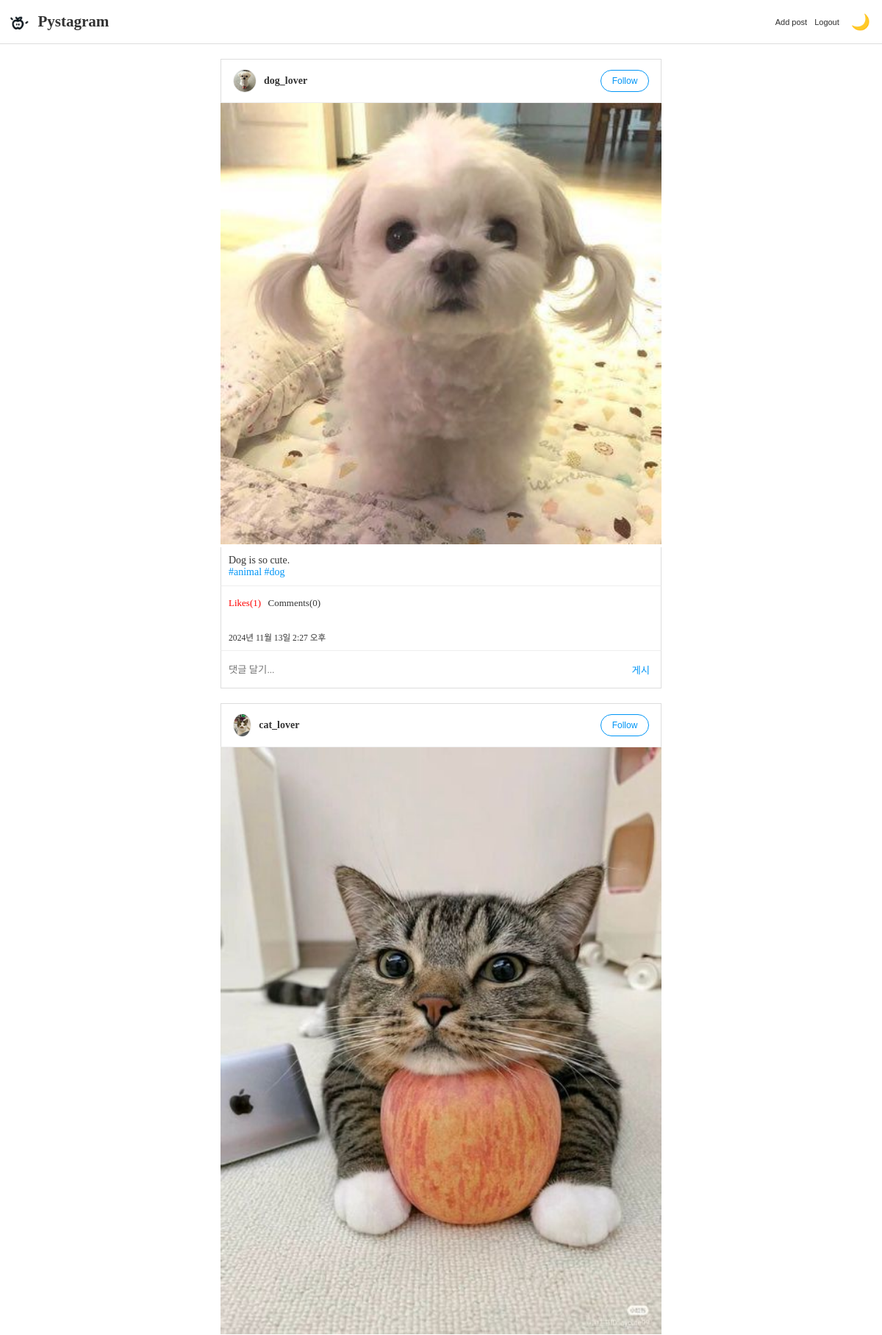
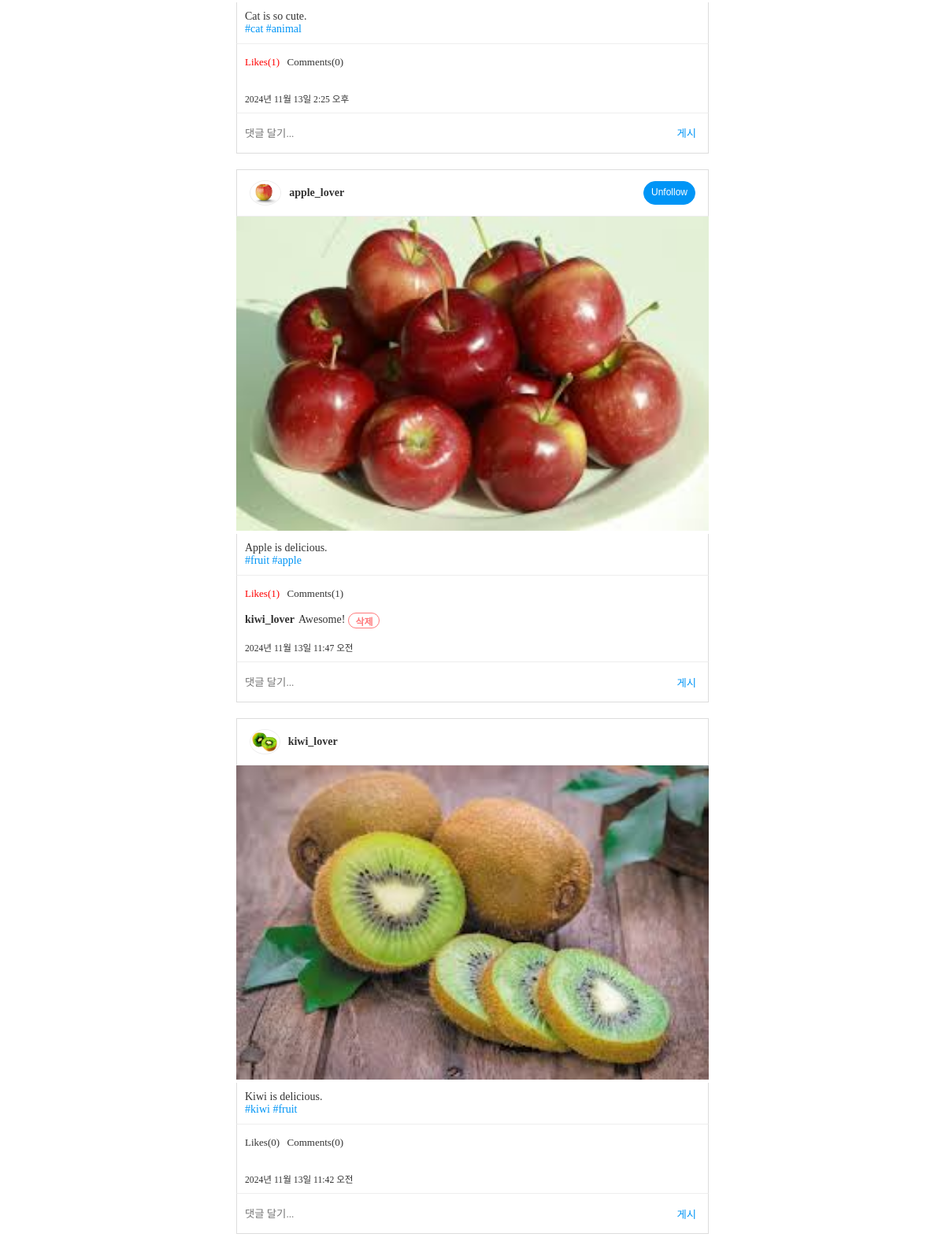
Page /posts/feeds/ (signed in) on the committed database (2 pictures, top to bottom).
### posts/models.py (models this page shows, shortened)
class Post(models.Model):
    user = models.ForeignKey(
        "users.User",
        verbose_name="작성자",
        on_delete=models.CASCADE,
    )
    content = models.TextField("내용")
    created = models.DateTimeField("생성일시", auto_now_add=True)
    tags = models.ManyToManyField("posts.HashTag", verbose_name="해시태그 목록", blank=True)

class PostImage(models.Model):
    post = models.ForeignKey(
        Post,
        verbose_name = "포스트",
        on_delete=models.CASCADE,
    )
    photo = models.ImageField("사진", upload_to="post")

class HashTag(models.Model):
    name = models.CharField("태그명", max_length=50)

class Comment(models.Model):
    user = models.ForeignKey(
        "users.User",
        verbose_name="작성자",
        on_delete=models.CASCADE,
    )
    post = models.ForeignKey(Post, verbose_name="포스트", on_delete=models.CASCADE)
    content = models.TextField("내용")
    created = models.DateTimeField("생성일시", auto_now_add=True)

### users/models.py (models this page shows, shortened)
class User(AbstractUser):
    profile_image = models.ImageField(
        "프로필 이미지", upload_to="users/profile", blank=True
    )
    short_description = models.TextField("소개글", blank=True)
    like_posts = models.ManyToManyField(
        "posts.Post",
        verbose_name="좋아요 누른 Post 목록",
        related_name="like_users",
        blank=True,
    )
    following = models.ManyToManyField(
        "self",
        verbose_name="팔로우 중인 사용자들",
        related_name="followers",
        symmetrical=False,
        through="users.Relationship",
    )

### posts/views.py (the view)
# urls.py: path("feeds/", feeds, name="feeds"),
def feeds(request):
    if not request.user.is_authenticated:
        return redirect("users:login")
    posts = Post.objects.all().order_by('-created')
    comment_form = CommentForm()
    context = {"posts": posts,
               "comment_form" : comment_form,}
    return render(request, 'posts/feeds.html', context)

### posts/forms.py
class CommentForm(forms.ModelForm):
    class Meta:
        model = Comment
        fields = [
            "post",
            "content",
        ]
        widgets = {
            "content":forms.Textarea(
                attrs={
                    "placeholder": "댓글 달기...",
                }
            )
        }

### posts/templatetags/custom_tags.py (called while the page is built)
@register.filter
def concat(value, arg):
    return f"{value}{arg}"

### templates/posts/feeds.html
{% extends 'base_slider.html' %}
{% load custom_tags %}
{% block content %}
{% include 'nav.html' %}
    <div id="feeds" class="post-container">
        {% for post in posts %}
            {% url 'posts:feeds' as action_redirect_to %}
            {% include 'posts/post.html' with action_redirect_url=action_redirect_to|concat:'#post-'|concat:post.id %}
        {% endfor %}
    </div>
{% endblock %}

### templates/posts/post.html (shortened to what this page needs)
<article id="post-{{ post.id }}" class="post">
    <header class="post-header">
        <a href="{% url 'users:profile' user_id=post.user.id %}">
            {% if post.user.profile_image %}
                <img src="{{ post.user.profile_image.url }}" alt="">
            {% endif %}
            <span>{{ post.user.username }}</span>
        </a>
        {% if user != post.user %}
            <form action="{% url 'users:follow' user_id=post.user.id %}?next={{ action_redirect_url }}" method="POST">
                <button type="submit" class="btn btn-primary {% if post.user in user.following.all %}active{% endif %}">
                    {% if post.user in user.following.all %}
                        Unfollow
                    {% else %}
                        Follow
                    {% endif %}
                </button>
            </form>
        {% endif %}
    </header>
    <div class="post-images splide">
        <div class="splide__track">
            <ul class="splide__list">
                {% for image in post.postimage_set.all %}
                    {% if image.photo %}
                    <li class="splide__slide">
                        <img src="{{ image.photo.url }}">
                    </li>
                    {% endif %}
                {% endfor %}
            </ul>
        </div>
    </div>
    <div class="post-content">
        {{ post.content|linebreaksbr }}
        <div class="post-tags">
            {% for tag in post.tags.all %}
                <a href="{% url 'posts:tags' tag_name=tag.name %}">#{{ tag.name }}</a>
            {% endfor %}
        </div>
    </div>
    <div class="post-buttons">
        <form action="{% url 'posts:post_like' post_id=post.id %}?next={{ action_redirect_url }}" method="POST">
            <button type="submit"
            {% if user in post.like_users.all %}
                style = "color: red;"
            {% endif%}>
                Likes({{ post.like_users.count }})
            </button>
    </form>
        <span>Comments({{ post.comment_set.count }})</span>
    </div>
    <div class="post-comments">
        <ul>
        {% for comment in post.comment_set.all %}
            <li>
                <span>{{ comment.user.username }}</span>
                <span>{{ comment.content }}</span>
                {% if user == comment.user %}
                    <form method="POST" action="{% url 'posts:comment_delete' comment_id=comment.id %}">
                        <button type="submit">삭제</button>
                    </form>
                {% endif %}
            </li>
        {% endfor %}
        </ul>
    </div>
    <small>{{ post.created }}</small>
    <div class="post-comment-create">
        <form method="POST" action="{% url 'posts:comment_add' %}?next={{ action_redirect_url }}">
            {{ comment_form.content }}
            <button type="submit">게시</button>
        </form>
    </div>
</article>

### static/css/stylenew.css (style rules this page uses)
ul, ol { list-style: none; padding: 0; margin: 0; }
a { text-decoration: none; color: #333; }
textarea { font-family: "Noto Sans KR", serif; }
html { margin: 0; font-family: "Noto Sans KR", serif; font-weight: 300; font-size: 14px; color: #333; height: 100%; }
body { margin: 0; height: 100%; }
.btn { width: 66px; height: 30px; line-height: 25px; background-color: #fff; border-radius: 15px; transition-duration: 0.3s; transition-timing-function: ease; font-size: 12px; cursor: pointer; text-align: center; }
.btn-primary { border: 1px solid #0095f6; color: #0095f6; }
.btn-primary.active { color: white; background-color: #0095f6; }
input, textarea { border: none; padding: 10px; }
textarea { resize: none; }
.post-container { display: flex; flex-direction: column; align-items: center; box-sizing: border-box; padding-top: 80px; }
@media (min-width: 700px) { .post-container { padding: 80px 2.5vw 5vw; } }
article.post { display: flex; flex-direction: column; border-radius: 2px; box-sizing: border-box; margin-bottom: 20px; padding-top: 80px; margin-top: -80px; }
@media (min-width: 700px) { article.post { width: 600px; } }
article.post header.post-header { display: flex; flex-direction: row; align-items: center; height: 60px; box-sizing: border-box; padding: 14px 16px; border: 1px solid #ddd; border-bottom: 1px solid #eee; }
article.post header.post-header a { display: flex; width: 100%; flex-direction: row; align-items: center; }
article.post header.post-header img { height: 32px; border-radius: 50%; border: 1px solid #eee; box-sizing: border-box; margin-right: 10px; }
article.post header.post-header span { font-weight: bold; margin-right: auto; }
article.post .post-images img { width: 100%; }
article.post .post-content { padding: 10px; box-sizing: border-box; border-left: 1px solid #ddd; border-right: 1px solid #ddd; border-bottom: 1px solid #eee; }
article.post .post-tags a { color: #0095f6; }
article.post .post-buttons { padding: 10px 7px; border-left: 1px solid #ddd; border-right: 1px solid #ddd; }
article.post .post-buttons form { display: inline-block; }
article.post .post-buttons a, article.post .post-buttons button, article.post .post-buttons span { background-color: transparent; font-size: 13px; font-family: "Noto Sans KR", serif; line-height: 1; font-weight: 400; height: 25px; box-sizing: border-box; padding: 3px; margin: 0; color: #333; border: none; transition-duration: 0.25s; }
article.post .post-buttons a, article.post .post-buttons button { cursor: pointer; }
article.post .post-comments { padding: 0 10px 10px; border-left: 1px solid #ddd; border-right: 1px solid #ddd; }
article.post .post-comments ul { margin-bottom: 5px; }
article.post .post-comments ul > li { display: flex; flex-direction: row; align-items: center; }
article.post .post-comments ul > li span:first-child { font-weight: bold; margin-right: 5px; }
article.post .post-comments button { color: #ff797b; background-color: transparent; border: 1px solid #ff797b; border-radius: 10px; font-size: 12px; height: 20px; margin-top: 2px; margin-left: 4px; padding: 0 8px; cursor: pointer; transition-duration: 0.25s; font-weight: bold; }
article.post > small { padding: 0 10px 10px; border-left: 1px solid #ddd; border-right: 1px solid #ddd; }
article.post .post-comment-create { z-index: 1; display: flex; flex-direction: row; border-top: 1px solid #eee; border-left: 1px solid #ddd; border-right: 1px solid #ddd; border-bottom: 1px solid #ddd; }
article.post .post-comment-create form { display: flex; flex-grow: 1; flex-direction: row; }
article.post .post-comment-create input, article.post .post-comment-create textarea { padding: 15px 15px 15px 10px; box-sizing: border-box; flex-grow: 1; height: calc(1.5em + 30px); }
article.post .post-comment-create button { color: #0095f6; background-color: transparent; border: none; padding: 0 15px; cursor: pointer; transition-duration: 0.25s; }

### rows in the picture
Post: user.profile_image (picture), user.username "dog_lover", shows "Follow", content "Dog is so cute.", like_users.count "1", comment_set.count "0", created "2024년 11월 13일 2:27 오후"
PostImage: photo (picture)
HashTag: name "animal"
HashTag: name "dog"
Post: user.profile_image (picture), user.username "cat_lover", shows "Follow", content "Cat is so cute.", like_users.count "1", comment_set.count "0", created "2024년 11월 13일 2:25 오후"
PostImage: photo (picture)
HashTag: name "cat"
Post: user.profile_image (picture), user.username "apple_lover", shows "Unfollow", content "Apple is delicious.", like_users.count "1", comment_set.count "1", created "2024년 11월 13일 11:47 오전"
PostImage: photo (picture)
HashTag: name "fruit"
HashTag: name "apple"
Comment: user.username "kiwi_lover", content "Awesome!", shows "삭제"
Post: user.profile_image (picture), user.username "kiwi_lover", content "Kiwi is delicious.", like_users.count "0", comment_set.count "0", created "2024년 11월 13일 11:42 오전"
PostImage: photo (picture)
HashTag: name "kiwi"
